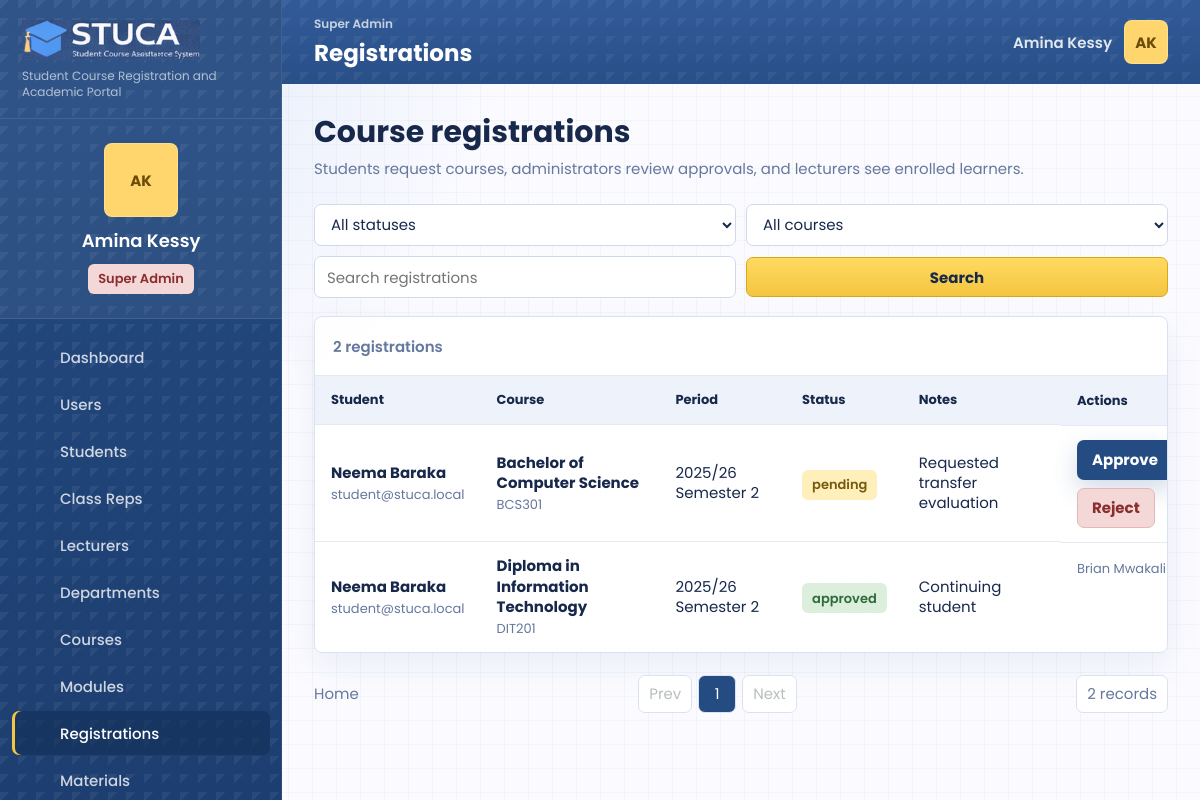
/registrations.php (signed in), run on the app's committed database.
### tables this page shows
CREATE TABLE users (
    id INT UNSIGNED AUTO_INCREMENT PRIMARY KEY,
    role_id INT UNSIGNED NOT NULL,
    department_id INT UNSIGNED NULL,
    name VARCHAR(140) NOT NULL,
    email VARCHAR(190) NOT NULL UNIQUE,
    password_hash VARCHAR(255) NOT NULL,
    status ENUM('active', 'suspended') NOT NULL DEFAULT 'active',
    student_number VARCHAR(60) NULL UNIQUE,
    staff_number VARCHAR(60) NULL UNIQUE,
    phone VARCHAR(40) NULL,
    program VARCHAR(160) NULL,
    class_group VARCHAR(80) NULL,
    created_at TIMESTAMP DEFAULT CURRENT_TIMESTAMP,
    updated_at TIMESTAMP DEFAULT CURRENT_TIMESTAMP ON UPDATE CURRENT_TIMESTAMP,
    INDEX idx_users_role (role_id),
    INDEX idx_users_department (department_id),
    INDEX idx_users_status (status),
    CONSTRAINT fk_users_role FOREIGN KEY (role_id) REFERENCES roles(id),
    CONSTRAINT fk_users_department FOREIGN KEY (department_id) REFERENCES departments(id) ON DELETE SET NULL
);

CREATE TABLE course_registrations (
    id INT UNSIGNED AUTO_INCREMENT PRIMARY KEY,
    user_id INT UNSIGNED NOT NULL,
    course_id INT UNSIGNED NOT NULL,
    academic_year_id INT UNSIGNED NOT NULL,
    semester_id INT UNSIGNED NOT NULL,
    status ENUM('pending', 'approved', 'rejected') NOT NULL DEFAULT 'pending',
    requested_at DATETIME NOT NULL DEFAULT CURRENT_TIMESTAMP,
    reviewed_by INT UNSIGNED NULL,
    reviewed_at DATETIME NULL,
    notes TEXT NULL,
    created_at TIMESTAMP DEFAULT CURRENT_TIMESTAMP,
    updated_at TIMESTAMP DEFAULT CURRENT_TIMESTAMP ON UPDATE CURRENT_TIMESTAMP,
    UNIQUE KEY unique_registration (user_id, course_id, academic_year_id, semester_id),
    INDEX idx_registrations_status (status),
    INDEX idx_registrations_course (course_id),
    CONSTRAINT fk_registrations_user FOREIGN KEY (user_id) REFERENCES users(id) ON DELETE CASCADE,
    CONSTRAINT fk_registrations_course FOREIGN KEY (course_id) REFERENCES courses(id) ON DELETE CASCADE,
    CONSTRAINT fk_registrations_year FOREIGN KEY (academic_year_id) REFERENCES academic_years(id) ON DELETE CASCADE,
    CONSTRAINT fk_registrations_semester FOREIGN KEY (semester_id) REFERENCES semesters(id) ON DELETE CASCADE,
    CONSTRAINT fk_registrations_reviewer FOREIGN KEY (reviewed_by) REFERENCES users(id) ON DELETE SET NULL
);

CREATE TABLE courses (
    id INT UNSIGNED AUTO_INCREMENT PRIMARY KEY,
    department_id INT UNSIGNED NULL,
    code VARCHAR(40) NOT NULL UNIQUE,
    title VARCHAR(190) NOT NULL,
    description TEXT NULL,
    level VARCHAR(80) NULL,
    credits SMALLINT UNSIGNED NOT NULL DEFAULT 3,
    status ENUM('active', 'archived') NOT NULL DEFAULT 'active',
    created_at TIMESTAMP DEFAULT CURRENT_TIMESTAMP,
    updated_at TIMESTAMP DEFAULT CURRENT_TIMESTAMP ON UPDATE CURRENT_TIMESTAMP,
    INDEX idx_courses_department (department_id),
    INDEX idx_courses_status (status),
    CONSTRAINT fk_courses_department FOREIGN KEY (department_id) REFERENCES departments(id) ON DELETE SET NULL
);

CREATE TABLE academic_years (
    id INT UNSIGNED AUTO_INCREMENT PRIMARY KEY,
    name VARCHAR(30) NOT NULL UNIQUE,
    starts_on DATE NOT NULL,
    ends_on DATE NOT NULL,
    is_current BOOLEAN NOT NULL DEFAULT FALSE,
    created_at TIMESTAMP DEFAULT CURRENT_TIMESTAMP,
    updated_at TIMESTAMP DEFAULT CURRENT_TIMESTAMP ON UPDATE CURRENT_TIMESTAMP
);

CREATE TABLE semesters (
    id INT UNSIGNED AUTO_INCREMENT PRIMARY KEY,
    academic_year_id INT UNSIGNED NOT NULL,
    name VARCHAR(60) NOT NULL,
    starts_on DATE NOT NULL,
    ends_on DATE NOT NULL,
    is_current BOOLEAN NOT NULL DEFAULT FALSE,
    created_at TIMESTAMP DEFAULT CURRENT_TIMESTAMP,
    updated_at TIMESTAMP DEFAULT CURRENT_TIMESTAMP ON UPDATE CURRENT_TIMESTAMP,
    UNIQUE KEY unique_semester_year (academic_year_id, name),
    INDEX idx_semesters_current (is_current),
    CONSTRAINT fk_semesters_year FOREIGN KEY (academic_year_id) REFERENCES academic_years(id) ON DELETE CASCADE
);

### public/registrations.php (the view, shortened to what the rows shown need)
<?php
require dirname(__DIR__) . '/app/bootstrap.php';
$repo = repository();
$user = current_user();
$filters = [
    'status' => request_value('status'),
    'course_id' => request_value('course_id'),
    'search' => request_value('search'),
];
$registrations = $repo->getCourseRegistrations($filters, $user);
$pagination = paginate($registrations, (int) request_value('page', '1'), app_config('items_per_page'));
page_start('Registrations', 'registrations');
?>
<section class="page-title-row">
    <div>
        <h2>Course registrations</h2>
    </div>
</section>
<section class="panel table-panel">
    <div class="responsive-table">
        <table>
            <thead><tr><th>Student</th><th>Course</th><th>Period</th><th>Status</th><th>Notes</th><th>Actions</th></tr></thead>
            <tbody>
                <?php foreach ($pagination['items'] as $registration): ?>
                    <tr>
                        <td><strong><?= e($registration['student_name']) ?></strong><span><?= e($registration['student_email'] ?? '') ?></span></td>
                        <td><strong><?= e($registration['course_title']) ?></strong><span><?= e($registration['course_code']) ?></span></td>
                        <td><?= e(($registration['academic_year'] ?? '') . ' ' . ($registration['semester'] ?? '')) ?></td>
                        <td><span class="pill <?= $registration['status'] === 'approved' ? 'success' : ($registration['status'] === 'rejected' ? 'danger' : 'warning') ?>"><?= e($registration['status']) ?></span></td>
                        <td><?= e($registration['notes'] ?? '') ?></td>
                        <td class="action-cell">
                            <?php if (can_manage_academics($user['role']) && $registration['status'] === 'pending'): ?>
                                <form method="post" class="inline-form">
                                    <button class="button primary" type="submit">Approve</button>
                                </form>
                                <form method="post" class="inline-form">
                                    <button class="button danger" type="submit">Reject</button>
                                </form>
                            <?php else: ?>
                                <span class="muted-text"><?= e($registration['reviewed_by_name'] ?? 'Awaiting review') ?></span>
                            <?php endif; ?>
                        </td>
                    </tr>
                <?php endforeach; ?>
            </tbody>
        </table>
    </div>
</section>
<?php
page_end();

### app/includes/layout.php (shortened to what the rows shown need)
<?php
function page_start(string $title, string $active): void
{
    $user = current_user();
    if ($user && !empty($user['email'])) {
        $freshUser = repository()->findUserByEmail($user['email']);
        if ($freshUser) {
            unset($freshUser['password_hash']);
            $user = $freshUser;
        }
    }
    $displayName = $user['name'] ?? 'Guest';
    $role = role_label($user['role'] ?? null);
    ?>
    <!doctype html>
    <html lang="en">
    <head>
        <link rel="stylesheet" href="assets/css/styles.css?v=20260601-workflow">
    </head>
    <body class="page-<?= e($active) ?>">
        <aside class="sidebar" id="sidebar">
            <div class="profile-card">
                <div class="avatar-initials"><?= e(initials($displayName)) ?></div>
                <strong><?= e($displayName) ?></strong>
                <span class="role-pill <?= e(role_badge_class($user['role'] ?? null)) ?>"><?= e($role) ?></span>
            </div>
        </aside>
        <div class="app-shell">
            <header class="topbar">
                <div>
                    <h1><?= e($title) ?></h1>
                </div>
                <div class="topbar-user">
                    <span class="topbar-name"><?= e($displayName) ?></span>
                    <a class="avatar-initials tiny" href="profile.php" aria-label="Open profile"><?= e(initials($displayName)) ?></a>
                </div>
            </header>
            <main class="content" id="content">
    <?php
}
function page_end(): void
{
    ?>
            </main>
        </div>
    </body>
    </html>
    <?php
}
    ?>

### data on the page
users: name "AK", name "Amina Kessy"
course_registrations: user.name "Neema Baraka", user.email "student@stuca.local", course.title "Bachelor of Computer Science", course.code "BCS301", academic_year.name "2025/26 Semester 2", status "pending", notes "Requested transfer evaluation"
course_registrations: user.name "Neema Baraka", user.email "student@stuca.local", course.title "Diploma in Information Technology", course.code "DIT201", academic_year.name "2025/26 Semester 2", status "approved", notes "Continuing student", reviewed_by.name "Brian…"

### other printed values
$config['app_subtitle'] "Student Course Registration and Academic Portal"
$role "Super Admin"
$item['label'] "Dashboard"
$item['label'] "Users"
$item['label'] "Students"
$item['label'] "Class Reps"
$item['label'] "Lecturers"
$item['label'] "Departments"
$item['label'] "Courses"
$item['label'] "Modules"
$item['label'] "Registrations"
$item['label'] "Materials"
$title "Registrations"
$pagination['total'] "2"
